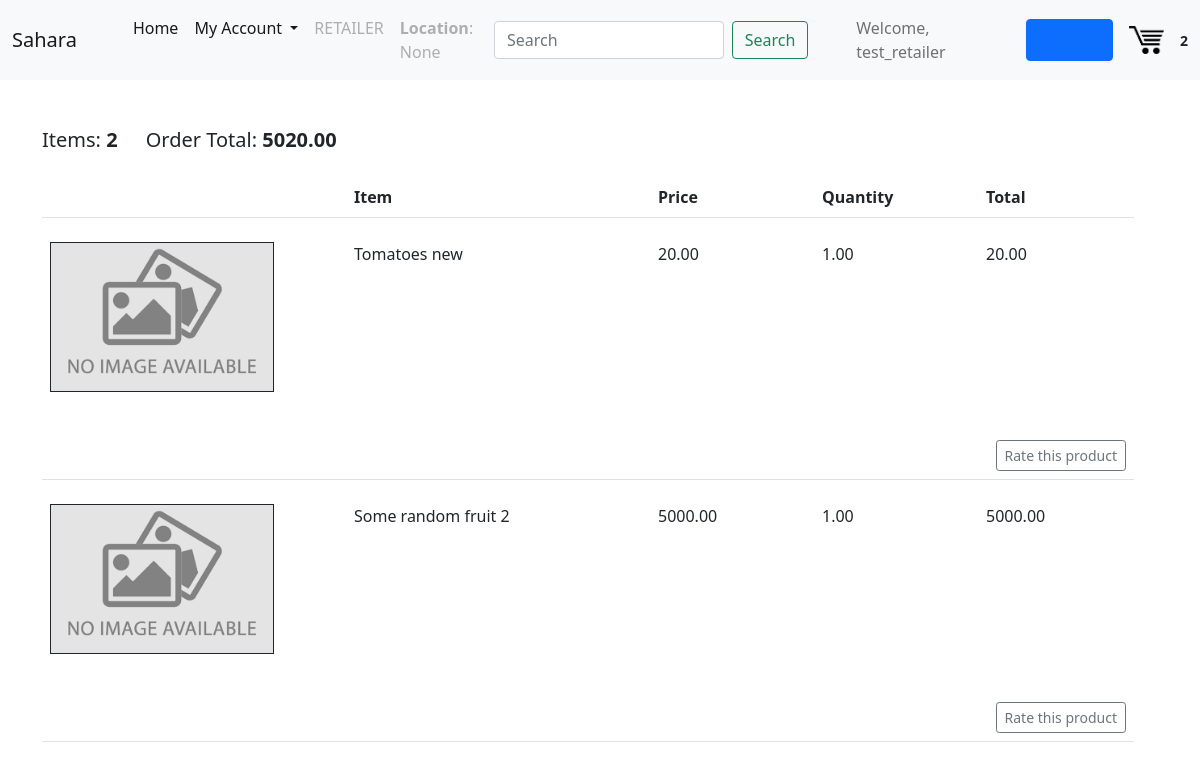
The page /order/25/ (signed in) on the database its author committed.
### users/models.py (models this page shows, shortened)
class Profile(models.Model):
    user = models.OneToOneField(User, on_delete=models.CASCADE)
    user_type = models.CharField(max_length=20, choices = USER_TYPES, default = "CUSTOMER")
    location = models.CharField(max_length=50, blank=True, null=True)
    country = models.CharField(max_length=50, blank=True, null=True)
    state = models.CharField(max_length=50, blank=True, null=True)

### core/models.py (models this page shows, shortened)
class Order(models.Model):
    customer = models.ForeignKey(User, on_delete=models.CASCADE)
    date_ordered = models.DateTimeField(auto_now_add=True)
    complete = models.BooleanField(default=False)
    allow_review = models.BooleanField(default=False)
    transaction_id = models.CharField(max_length=200, blank=True, null=True)
    @property
    def get_cart_total(self):
        order_items = self.orderitem_set.all()
        total = sum([item.get_total for item in order_items])
        return total
    @property
    def get_cart_items(self):
        order_items = self.orderitem_set.all()
        x = [item.quantity for item in order_items]
        total = len(x)
        return total

class OrderItem(models.Model):
    product = models.ForeignKey(Product, on_delete=models.CASCADE)
    order = models.ForeignKey(Order, on_delete=models.CASCADE)
    quantity = models.DecimalField(max_digits=10, decimal_places=2, default=0.00, validators=[MinValueValidator(Decimal('0.00'))])
    @property
    def get_total(self):
        total = self.product.price_per_unit * self.quantity
        return total

class Product(models.Model):
    seller = models.ForeignKey(User, on_delete = models.CASCADE, related_name="seller")
    date_posted = models.DateTimeField(auto_now_add=True)
    stock = models.DecimalField(max_digits=20, decimal_places=2, default=0.00, validators=[MinValueValidator(Decimal('0.00'))])
    title = models.CharField(max_length=255)
    content = models.TextField(blank=True, null=True)
    img = models.FileField(default = "default.png", upload_to = "", blank=True, null=True)
    tags = models.CharField(
        max_length = 20,
        choices = CAT_CHOICES,
        default = 'vegetables',
    )
    measurment_unit = models.CharField(
        max_length = 5,
        choices = UNIT_CHOICES,
        default = 'kg',
    )
    price_per_unit = models.DecimalField(max_digits=20, decimal_places=2, validators=[MinValueValidator(Decimal('0.00'))])

### core/views.py (the view)
# urls.py: path('order/<int:pk>/', order_details, name="order-details"),
@login_required
def order_details(request, pk):
    order_items = Order.objects.get(id=pk).orderitem_set.all()
    order = order_items[0].order
    feedback_list = Feedback.objects.filter(order=order)
    if order.customer != request.user:
        raise PermissionDenied()
    customer = request.user
    order, created = Order.objects.get_or_create(customer=customer, complete=False)
    cartItems = order.get_cart_items
    context = {
        "order_items": order_items,
        "order": order,
        "feedback_list": feedback_list
    }
    context['cartItems'] = cartItems
    return render(request, 'core/order_detail.html', context = context)

### core/templates/core/order_detail.html (shortened to what this page needs)
{% extends "core/base.html" %}
{% load static %}
{% block content %}
    <div class="row">
        <div class="col-lg-12">
            <div class="box-element">
                <br>
                <br>
                <div class="row" style="display: inline;">
                    <h5 style="display: inline;">Items: <strong>{{ order.get_cart_items }}</strong></h5>
                    <h5 style="display: inline;">Order Total: <strong>{{ order.get_cart_total|floatformat:2 }}</strong></h5>
                </div>
            </div>
            <br>
            <table class="table">
                <tr><th>
                <div class="box-element">
                    <div class="row">
                        <div style="flex:2"></div>
                        <div style="flex:2"><strong>Item</strong></div>
                        <div style="flex:1"><strong>Price</strong></div>
                        <div style="flex:1"><strong>Quantity</strong></div>
                        <div style="flex:1"><strong>Total</strong></div>
                    </div>
                </th></tr>
            {% for item in order_items %}
            <tr>
                <td>
                <div class="row" style="margin-top: 1rem;">
                    <div style="flex:2;"><img class="row-img" style="border: 0.5px solid;" height="150" src="{{ item.product.img.url }}" alt="Product Image"></div>
                    <div style="flex:2">{{ item.product.title }}</div>
                    <div style="flex:1">{{ item.product.price_per_unit | floatformat:2 }}</div>
                    <div style="flex: 1;">
                        <p class="quantity">{{ item.quantity }}</p>
                    </div>
                    <div style="flex: 1;">{{ item.get_total|floatformat:2 }}</div>
                    </div>
                </div>
                <br>
                <br>
                <a href="product/{{ item.product.id }}/feedback" class="btn btn-sm btn-outline-secondary" style="float: right;">Rate this product</a>
            {% endfor %}
        </div>
    {% endblock content %}

### core/templates/core/base.html (shortened to what this page needs)
{% load static %}
<!DOCTYPE html>
<html lang="en">
<head>
    <link href="https://cdn.jsdelivr.net/npm/bootstrap@5.0.0-beta3/dist/css/bootstrap.min.css" rel="stylesheet">
    <link rel="stylesheet" href="{% static 'core/css/main.css' %}">
</head>
<body>
    <header class = "site-header">
        <nav class="navbar navbar-expand-lg navbar-light bg-light">
            <div class="container-fluid">
              <a class="navbar-brand" href="{% url 'app-home' %}">Sahara</a>
              <div class="collapse navbar-collapse" id="navbarSupportedContent">
                <ul class="navbar-nav me-auto mb-2 mb-lg-0" style="position: relative; margin-left: 2rem;">
                  <li class="nav-item">
                    <a class="nav-link active" aria-current="page" href="{% url 'app-home' %}">Home</a>
                  </li>
                  <li class="nav-item dropdown">
                    <a class="nav-link active dropdown-toggle" href="#" id="navbarDropdown" role="button" data-bs-toggle="dropdown" aria-expanded="false">
                      My Account
                    </a>
                  </li>
                  {% if user.is_authenticated %}
                  <li class="nav-item">
                    <a class="nav-link disabled" href="#" tabindex="-1" aria-disabled="true">{{user.profile.user_type}}</a>
                  </li>
                  <li class="nav-item">
                    <a class="nav-link disabled" href="#" tabindex="-1" aria-disabled="true"><b>Location</b>: {{user.profile.location}}</a>
                  </li>
                  {% endif %}
                </ul>
                  <form method="POST" action="/search" class="d-flex text-center" style="margin-right: 3em;">
                    <input class="form-control me-2" name="search" type="search" placeholder="Search" id="searchbox" aria-label="Search">
                    <button class="nav-item btn btn-outline-success" type="submit">Search</button>
                  </form>
                {% if user.is_authenticated %}
                      <span class="navbar-text" style="margin-right: 0.5em;">
                      Welcome, {{user.username}}
                      </span>
                      <a class = "nav-item nav-link btn btn-primary d-flex" style="float: right; margin-left: 0.5rem;" href="/logout">Logout</a>
                {% endif %}
                <a href="{% url 'cart' %}">
                <img  id="cart-icon" width="35" style="margin-left: 1rem; margin-right: 1rem;" src="{% static 'core/cart.png' %}">
                </a>
                <small style="font-weight:bold;">{{ cartItems }}</small>
              </div>
            </div>
          </nav>
    </header>
    <main role="main" class="container">
      <div class="row">
          {% block content %}{% endblock %}
    </main>
    <link rel="stylesheet" href="https://use.fontawesome.com/releases/v5.7.0/css/all.css">
  </body>
</html>

### rows shown on the page
Order: get_cart_items "2", get_cart_total "5020.00"
OrderItem: product.img (placeholder picture), product "Tomatoes new", product.price_per_unit "20.00", quantity "1.00", get_total "20.00"
OrderItem: product.img (placeholder picture), product "Some random fruit 2", product.price_per_unit "5000.00", quantity "1.00", get_total "5000.00"

### other values the page prints
{{ user.profile.user_type }} "RETAILER"
{{ user.profile.location }} "None"
{{ user.username }} "test_retailer"
{{ cartItems }} "2"
